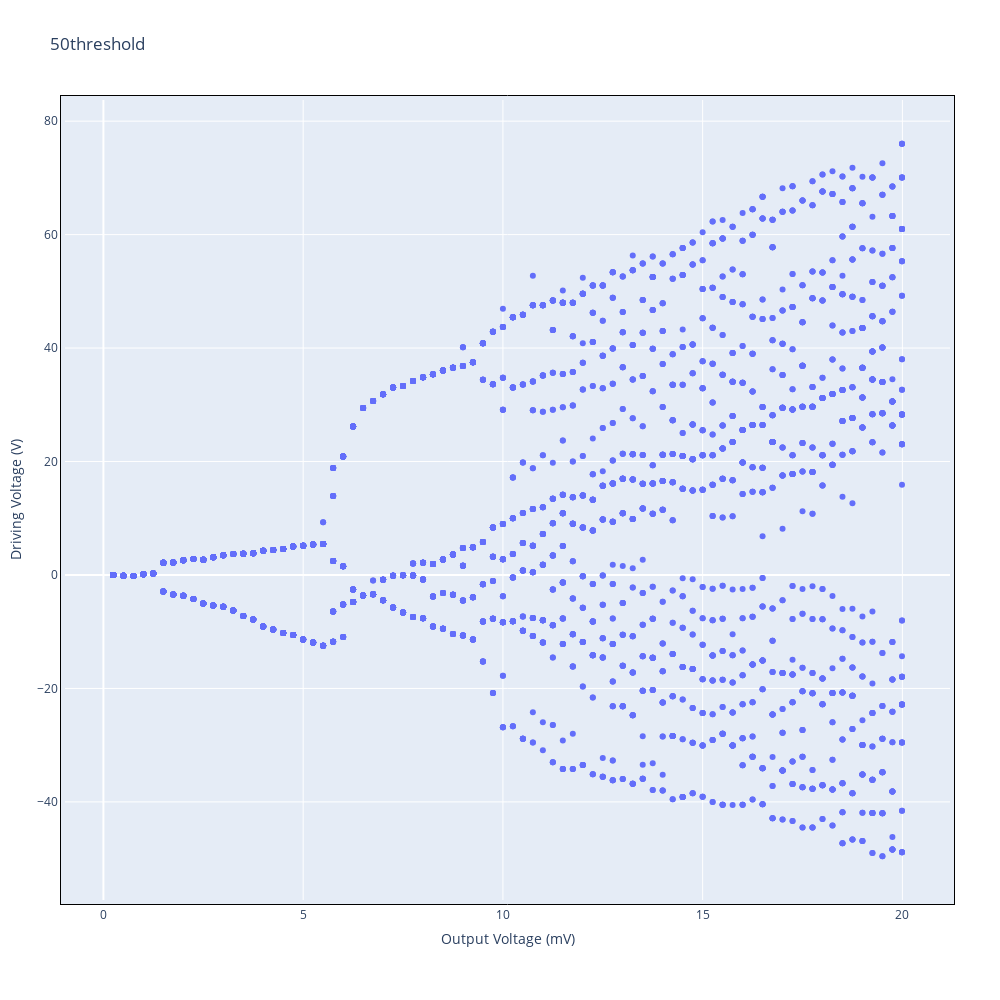

The notebook cell this image was saved under:
### Code cell
trace1 = go.Scatter(
    x = x_axis[5:],
    y = y_axis[5:],
    mode='markers ',   # scatter mode (more in UG section 1)
    # text = label3,
    opacity = 1,
    # textposition='top center',
    # marker = dict(size = 12, color = 'black', line=dict(width=0.5))
    )
data = [trace1]

layout = go.Layout(
    autosize=False,
    width=1000,
    height=1000,

    xaxis= go.layout.XAxis(linecolor = 'black',
                          linewidth = 1,
                          mirror = True),

    yaxis= go.layout.YAxis(linecolor = 'black',
                          linewidth = 1,
                          mirror = True),

    margin=go.layout.Margin(
        l=50,
        r=50,
        b=100,
        t=100,
        pad = 4
    )
)

fig = go.Figure(data=data, layout=layout)
fig.update_layout(title= str(50) + 'threshold' )
fig.update_layout(xaxis_title="Output Voltage (mV)", yaxis_title="Driving Voltage (V)")

fig.show()

### Figure 1 — Plotly figure (JSON) as saved in the notebook; plotly's stock layout.template omitted (floating-point values rounded to 4 significant figures; data arrays with more than 128 entries replaced by an {"elided": "..."} marker saying what was removed)
{"data": [{"mode": "markers", "opacity": 1, "type": "scatter", "x": {"elided": "4684 float values"}, "y": {"elided": "4684 float values"}}], "layout": {"autosize": false, "height": 1000, "margin": {"b": 100, "l": 50, "pad": 4, "r": 50, "t": 100}, "title": {"text": "50threshold"}, "width": 1000, "xaxis": {"linecolor": "black", "linewidth": 1, "mirror": true, "title": {"text": "Output Voltage (mV)"}}, "yaxis": {"linecolor": "black", "linewidth": 1, "mirror": true, "title": {"text": "Driving Voltage (V)"}}}}
